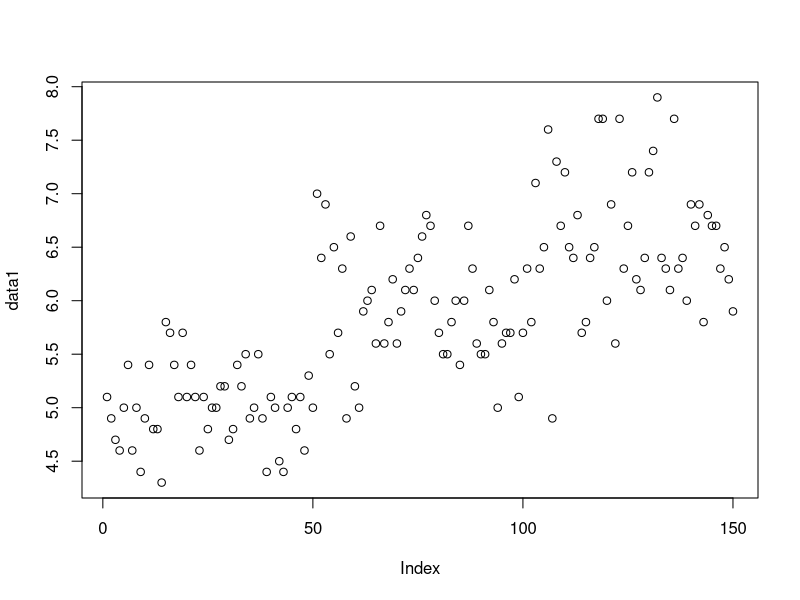
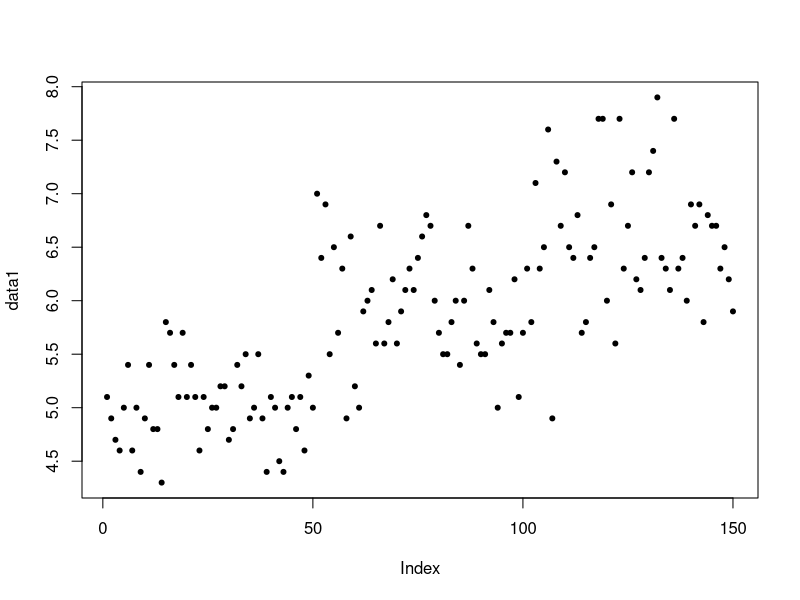
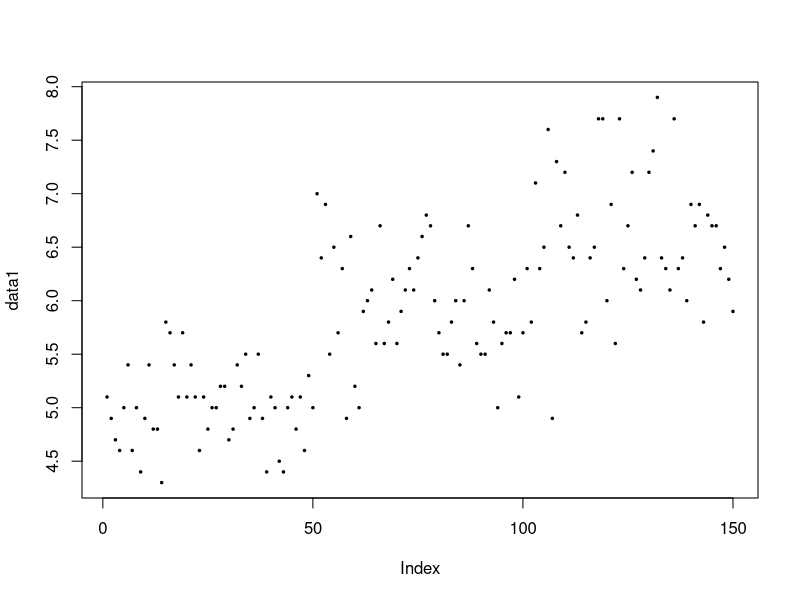
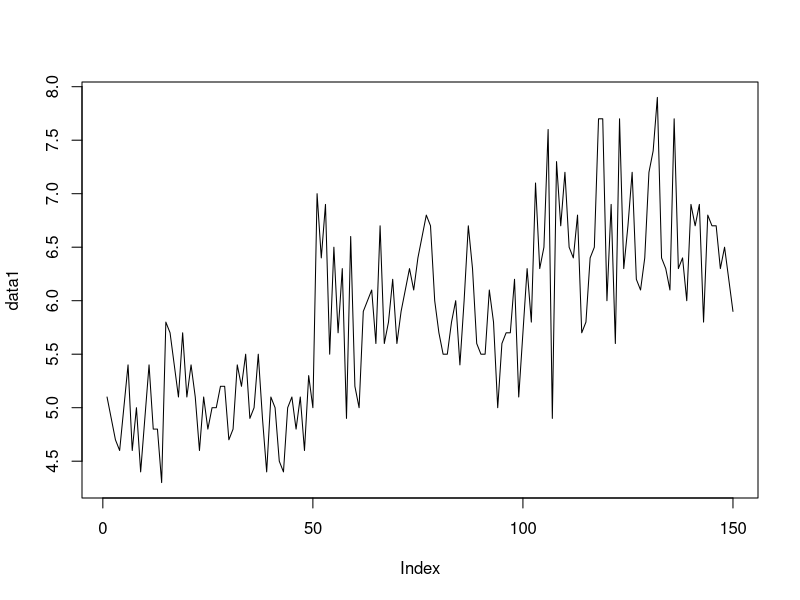
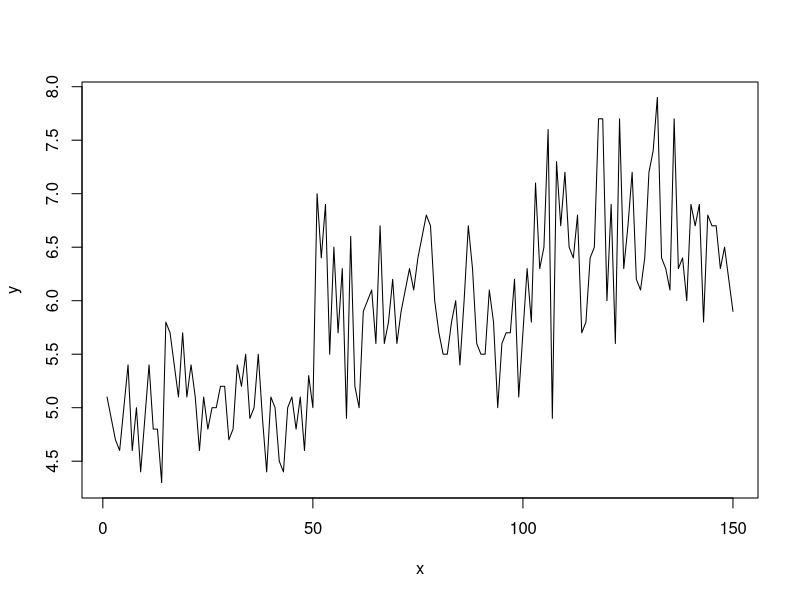
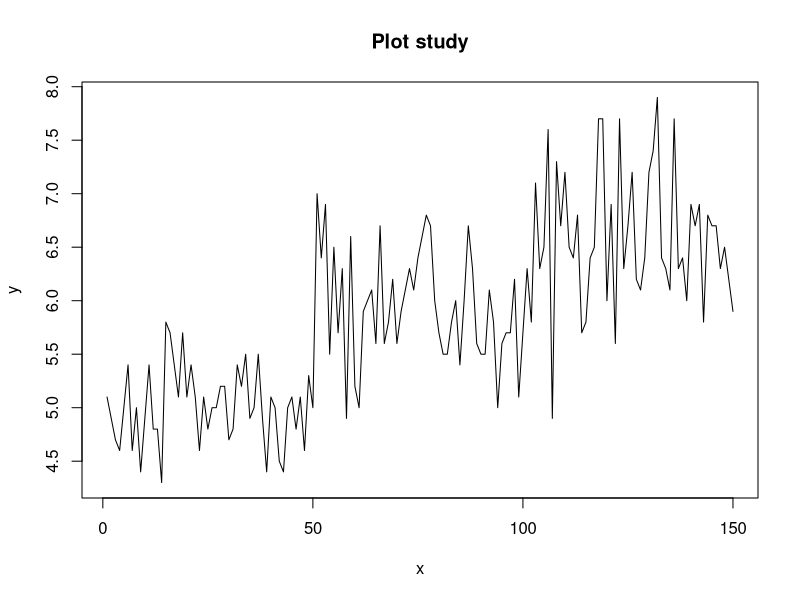
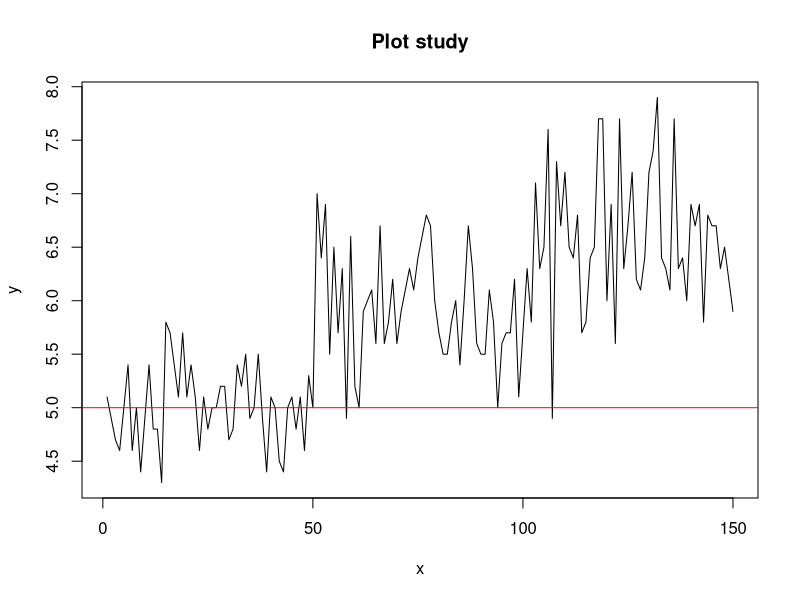
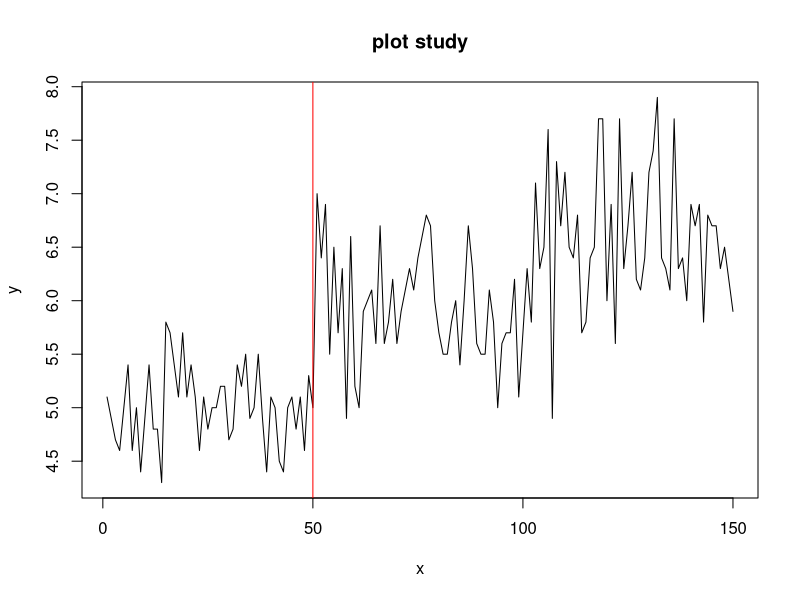

The R source for these figures, in order: (Note: this script raises an error after producing the figures.)
data1 <- iris$Sepal.Length
data2 <- iris$Sepal.Width
data3 <- iris$Petal.Length
data4 <- iris$Petal.Width
plot(data1)

plot(data1, pch=20)

plot(data1, pch=20, cex=0.5)

plot(data1, pch=20, cex=0.5, type="l")
plot(data1, pch=20, cex=0.5, type="l", xlab="x", ylab="y")
plot(data1, pch=20, cex=0.5, type="l", xlab="x", ylab="y", main="Plot study")
plot(data1, pch=20, cex=0.5, type="l", xlab="x", ylab="y",main = "Plot study");abline(h=5,col="red")
plot(data1, pch=20, cex=0.5, type="l", xlab="x", ylab="y",main ="plot study");abline(v=50,col="red")
plot(x=data4, y=data3, pch=20, cex=0.5, type="p", xlab="x", ylab="y",main ="plot study");abline(lm(data3 ~ data4),col="red")
plot(x=data4, y=data3, pch=20, cex=0.5, type="p", xlab="x", ylab="y",main ="plot study");abline(lm(data3 ~ data4),lty=3,col="red")
par(mfrow=c(1,4))
plot(data1, pch=20, cex=1, type="p", xlab ="x", ylab = "y", main = "Sepal.Length")
plot(data2, pch=20, cex=1, type="p", xlab ="x", ylab = "y", main = "Sepal.Width")
plot(data3, pch=20, cex=1, type="p", xlab ="x", ylab = "y", main = "Petal.Length")
plot(data4, pch=20, cex=1, type="p", xlab ="x", ylab = "y", main = "Petal.Width")

plot(data1, pch=20, cex=1, type="p", xlab ="x", ylab = "y", main = "Sepal.Length")
par(new=T)
plot(data3, pch=20, cex=1, type="p", xlab ="x", ylab = "y", main = "Petal.Length", col="red")


colors(gray60)
plot(data1, pch=20, cex=0.5, type="l", xlab="x", ylab="y",main = "plot study")+abline(a=4.5,b=0.02,col="red")
par(mfrow=c(1,4))
plot(data1, pch=20, cex=1, type="p", xlab="X ", ylab="y ", main="Sepal.Length")
plot(data2, pch=20, cex=1, type="p", xlab="X ", ylab="y ", main="Sepal.Width")
plot(data3, pch=20, cex=1, type="p", xlab="X ", ylab="y ", main="Petal.Length")
plot(data4, pch=20, cex=1, type="p", xlab="X ", ylab="y ", main="Petal.Width")


plot(data1, pch=20, cex=1, type="p", xlab="X ", ylab="y ", main="Sepal.Length")
par(new=TRUE)
plot(data3, pch=20, cex=1, type="p", xlab="X ", ylab="y ", main="Petal.Length", col="red")

plot(data1, pch=20, cex=1, type="p", xlab="X ", ylab="y ", main="",ylim = c(1,7.5))
par(new=T)
plot(data3, pch=20, cex=1, type="p", xlab="X ", ylab="y ", main="",col="red", ylim = c(1,7.5))

png("plot down.png",width = 950, height = 650,unit="px")
par(mfrow=c(1,1))
plot(data1, pch=20, cex=1, type="p",
     xlab="X ", ylab="y ", main="",
     ylim=c(1,7.5))
par(new=TRUE)
plot(data3, pch=20, cex=1, type="p",
     xlab="X ", ylab="y ", main=" ", col="red",
     ylim=c(1,7.5))
dev.off()
